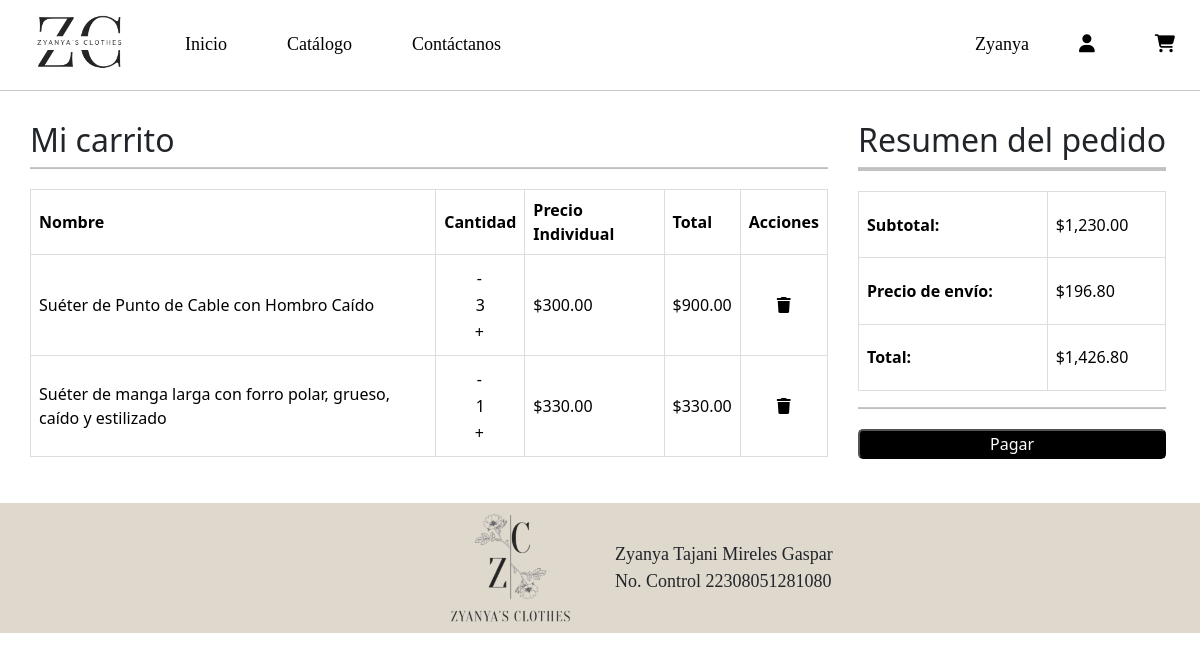
/carrito.php (signed in), run on the app's committed database.
### tables this page shows
CREATE TABLE `pedidos` (
  `id_pedido` int(11) NOT NULL,
  `id_cliente` int(11) NOT NULL,
  `total` float NOT NULL,
  `cantidad` int(11) NOT NULL,
  `id_producto` int(11) NOT NULL,
  `fecha` timestamp NOT NULL DEFAULT current_timestamp(),
  `fecha_entrega` date NOT NULL,
  `id_empleado` int(11) NOT NULL
);

CREATE TABLE `productos` (
  `id_producto` int(11) NOT NULL,
  `id_categoria` int(11) NOT NULL,
  `id_proveedor` int(11) NOT NULL,
  `nombre` text NOT NULL,
  `precio` float NOT NULL,
  `tallas` varchar(30) NOT NULL,
  `color` text NOT NULL,
  `imagen` varchar(100) NOT NULL
);

### carrito.php (the view, shortened to what this page needs)
<!DOCTYPE html>
<html lang="es">
<head>
    <link href="https://cdn.jsdelivr.net/npm/bootstrap@5.3.3/dist/css/bootstrap.min.css" rel="stylesheet">
    <link rel="stylesheet" href="https://cdnjs.cloudflare.com/ajax/libs/font-awesome/6.5.2/css/all.min.css" />
    <link rel="stylesheet" href="style.css?ver=<?time();?>" />
</head>
<body>
<header>
        <div class="logo">
            <a href="index.php"><img src="img/logo.png" class="nav_logo"></a>
        </div>
        <nav>
            <ul class="menu">
                <li><a href="index.php">Inicio</a></li>
                <li><a href="catalogo.php">Catálogo</a></li>
                <li><a href="contactanos.php">Contáctanos</a></li>
            </ul>
                <div class="sec2">
                    <ul>
                    <?php
                        if(!isset($_SESSION['login_user'])){
                        ?> <li> <?php
                        echo '<a href="#" data-bs-toggle="modal" data-bs-target="#registro">Registrarse</a>';
                        ?> </li>
                        <li>
                            <a href="login.php">Iniciar Sesión</a>
                        </li>
                        <li>
                            <a href="#" onclick="alerta()"><i class="fa-solid fa-cart-shopping"></i></a>
                        </li><?php
                        } else {
                            $username = htmlspecialchars($_SESSION['login_user']);
                        if ($username === "Zyanya") {?><li class="nav-item"><?php
                            echo '<a href="admin.php">'.htmlspecialchars($_SESSION['login_user']).'</a>';
                            echo '<a href="admin.php"><i class="fa-solid fa-user"></i></a>';
                        } else {?><li class="nav-item"><?php
                            echo '<a href="perfil.php">'.htmlspecialchars($_SESSION['login_user']).'</a>';
                            echo '<a href="perfil.php"><i class="fa-solid fa-user"></i></a>';
                        }
                    ?>
                    <li class="navs_item">
                        <a href="carrito.php" class="navs_link"><i class="fa-solid fa-cart-shopping"></i></a>
                    </li> <?php
                    } ?>
            </ul>
            </div>
        </nav>
    </header>
    <hr>
    <?php
    include("db.php");
    $usuario = $_SESSION['login_user'];
    $sql_user = "SELECT id_cliente FROM clientes WHERE nombre = '$usuario'";
    $result_user = $db->query($sql_user);
    if ($result_user->num_rows > 0) {
        $user_data = $result_user->fetch_assoc();
        $id_usuario = $user_data['id_cliente'];
    } else {
        echo "No se encontró el usuario.";
        exit();
    }
    $totalg = 0;
    $sql_compras = "SELECT c.*, p.nombre AS productos_nombre, p.precio AS productos_precio, p.imagen AS productos_img
                    FROM pedidos c
                    JOIN productos p ON c.id_producto = p.id_producto
                    WHERE c.id_cliente = '$id_usuario'";
    $result_compras = $db->query($sql_compras);
    while ($row = $result_compras->fetch_assoc()) {
        $id_producto = $row['id_producto'];
        $cantidad = $row['cantidad'];
        $precio = $row['productos_precio'];
        $nuevo_total = $cantidad * $precio;
        $sql_update_total = "UPDATE pedidos SET total = '$nuevo_total' WHERE id_producto = '$id_producto' AND id_cliente = '$id_usuario'";
        $db->query($sql_update_total);
    }
    $result_compras = $db->query($sql_compras);
    if (isset($carrito_finalizado) && $carrito_finalizado) {
    ?>
    <div class="container text-center final">
        <img src="img/panda2.gif" width="500px" class="img-fluid">
        <p class="text-center">¡Gracias por tu compra! Tu carrito está vacío por ahora.</p>
    </div>
    <?php
} else {
    if ($result_compras->num_rows > 0) {
        echo "<div class='cont_carrito'>";
        echo "<div class='carrito'>";
        echo "<h2>Mi carrito</h2>";
        echo "<hr>";
        echo "<table class='table table-hover container text-center'>";
        echo "<tr class='encabezadoss'>";
        echo "<th>Nombre</th>";
        echo "<th>Cantidad</th>";
        echo "<th>Precio Individual</th>";
        echo "<th>Total</th>";
        echo "<th>Acciones</th>";
        echo "</tr>";
        while ($pcarrito = $result_compras->fetch_assoc()) {
            $total = $pcarrito['cantidad'] * $pcarrito['productos_precio'];
            $totalg += $total;
            ?>
            <tr>
                <td><?= htmlspecialchars($pcarrito['productos_nombre']) ?></td>
                <td>
                    <form action="" method="POST">
                        <button type="submit" name="decrementar">-</button>
                    </form>
                    <center><?= htmlspecialchars($pcarrito['cantidad']) ?></center>
                    <form action="" method="POST">
                        <button type="submit" name="incrementar">+</button>
                    </form>
                </td>
                <td>$<?= number_format($pcarrito['productos_precio'], 2) ?></td>
                <td>$<?= number_format($total, 2) ?></td>
                <td>
                    <form action="" method="POST">
                        <button type="submit" name="delete"><i class="fa-solid fa-trash"></i></button>
                    </form>
                </td>
            </tr>
            <?php
        }
        echo "</table>";
        echo "</div>";
        echo "<div class='resumen'>";
        echo "<h2>Resumen del pedido</h2>";
        echo "<hr>";
        echo "<table class='table table-hover container text-center'>";
        echo "<tr>";
        echo "<td><strong>Subtotal:</strong></td>";
        echo "<td>$" . number_format($totalg, 2) . "</td>";
        echo "</tr>";
        $iva = $totalg * 0.16;
        $precioiva = $totalg + $iva;
        echo "<tr>";
        echo "<td><strong>Precio de envío:</strong></td>";
        echo "<td>$" . number_format($iva, 2) . "</td>";
        echo "</tr>";
        echo "<hr>";
        echo "<tr>";
        echo "<td><strong>Total:</strong></td>";
        echo "<td>$" . number_format($precioiva, 2) . "</td>";
        echo "</tr>";
        echo "</table>";
        echo "<hr>";
        ?>
        <button type="submit"><a href="#" data-bs-toggle="modal" data-bs-target="#ticket">Pagar</a></button>
        <?php
        echo "</div>";
        echo "</div>";
    }
}
    ?>
    <footer>
        <div class="img04">
            <img src="img/img04.png" alt="">
        </div>
        <div class="datos">
        Zyanya Tajani Mireles Gaspar <br>
        No. Control 22308051281080
        </div>
    </footer>
</body>
</html>

### style.css (style rules this page uses)
*, *::before, *::after { margin:0; padding: 0; box-sizing: border-box; list-style-type: none; text-decoration: none; }
header { display:flex; align-items: center; padding:5px; width: 100%; z-index: 20; }
.logo img { width:130px; padding-left: 20px; }
nav .menu { display: flex; list-style: none; margin: 0; padding: 0; gap: 10px; }
nav { display:flex; width: 100%; align-items:center; }
nav .sec2 { display: flex; justify-content: flex-end; padding-right: 20px; gap: 10px; flex: 1; }
nav .sec2 ul { display: flex; list-style: none; margin: 0; padding: 0; gap: 10px; }
nav a { font-family: Candara; color:black; font-size: 18px; padding-left: 50px; text-decoration: none; }
footer { width: 100%; height: 130px; display: flex; background-color: #dfd8cc; }
.img04 { display: flex; width: 50%; justify-content: flex-end; padding-right: 15px; }
.img04 img { height: 100%; object-fit: cover; }
.datos { display: flex; width: 50%; align-items: center; font-family: Candara; font-size: 18px; padding-left: 15px; }
hr { margin:0; padding: 0; }
table { width: 30%; border-collapse: collapse; margin: 20px 0; }
table button { width: 70px; height: 30px; background-color: black; }
th, td { border: 1px solid #ddd; text-align: left; padding: 8px; vertical-align: middle; }
th { background-color: #f4f4f4; font-weight: bold; }
tr:nth-child(even) { background-color: #f9f9f9; }
.cont_carrito { width: 100%; display: flex; gap:30px; padding:30px; }
.carrito { width: 70%; }
.cont_carrito form button { background-color: transparent; border:none; }
.resumen button { width: 100%; border-radius: 5px; background-color: black; color: white; margin-top: 20px; height: 30px; }
.resumen button a { text-decoration: none; color: white; }
.resumen table { height: 200px; }
.cont_carrito hr { height: 2px; background-color: black; }

### data on the page
pedidos: id_producto.nombre "Suéter de Punto de Cable con Hombro Caído", cantidad "3", id_producto.precio "300.00", cantidad.precio "900.00"
pedidos: id_producto.nombre "Suéter de manga larga con forro polar, grueso, caído y estilizado", cantidad "1", id_producto.precio "330.00", cantidad.precio "330.00"

### other printed values
$_SESSION['login_user'] "Zyanya"
$totalg "1,230.00"
$iva "196.80"
$precioiva "1,426.80"
